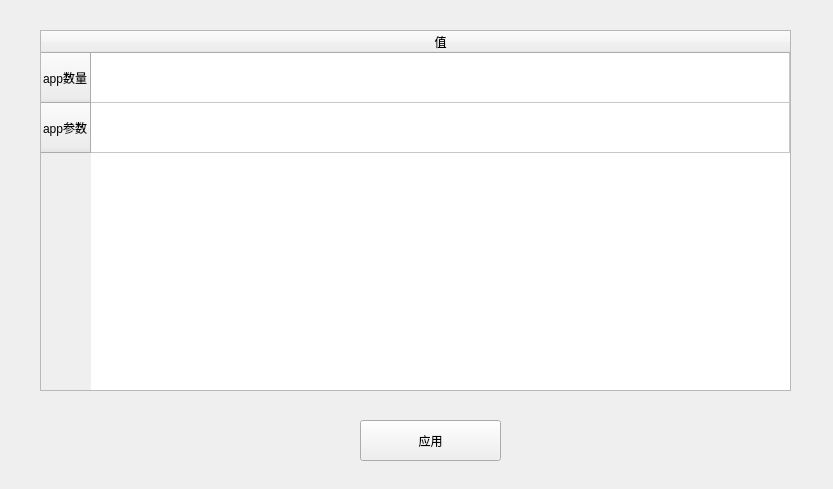
<?xml version="1.0" encoding="UTF-8"?>
<ui version="4.0">
 <class>Udp</class>
 <widget class="QDialog" name="Udp">
  <property name="geometry">
   <rect>
    <x>0</x>
    <y>0</y>
    <width>833</width>
    <height>489</height>
   </rect>
  </property>
  <property name="windowTitle">
   <string>Dialog</string>
  </property>
  <widget class="QPushButton" name="applyButton">
   <property name="geometry">
    <rect>
     <x>360</x>
     <y>420</y>
     <width>141</width>
     <height>41</height>
    </rect>
   </property>
   <property name="text">
    <string>应用</string>
   </property>
   <property name="autoDefault">
    <bool>false</bool>
   </property>
  </widget>
  <widget class="QTableWidget" name="tableWidget_netargs">
   <property name="geometry">
    <rect>
     <x>40</x>
     <y>30</y>
     <width>751</width>
     <height>361</height>
    </rect>
   </property>
   <property name="layoutDirection">
    <enum>Qt::LeftToRight</enum>
   </property>
   <property name="styleSheet">
    <string notr="true"/>
   </property>
   <property name="verticalScrollBarPolicy">
    <enum>Qt::ScrollBarAsNeeded</enum>
   </property>
   <attribute name="horizontalHeaderCascadingSectionResizes">
    <bool>false</bool>
   </attribute>
   <attribute name="horizontalHeaderDefaultSectionSize">
    <number>300</number>
   </attribute>
   <attribute name="horizontalHeaderHighlightSections">
    <bool>true</bool>
   </attribute>
   <attribute name="horizontalHeaderStretchLastSection">
    <bool>true</bool>
   </attribute>
   <attribute name="verticalHeaderDefaultSectionSize">
    <number>50</number>
   </attribute>
   <attribute name="verticalHeaderStretchLastSection">
    <bool>false</bool>
   </attribute>
   <row>
    <property name="text">
     <string>app数量</string>
    </property>
   </row>
   <row>
    <property name="text">
     <string>app参数</string>
    </property>
   </row>
   <column>
    <property name="text">
     <string>值</string>
    </property>
   </column>
   <item row="0" column="0">
    <property name="text">
     <string/>
    </property>
    <property name="textAlignment">
     <set>AlignCenter</set>
    </property>
   </item>
   <item row="1" column="0">
    <property name="text">
     <string/>
    </property>
    <property name="textAlignment">
     <set>AlignCenter</set>
    </property>
   </item>
  </widget>
 </widget>
 <resources/>
 <connections/>
</ui>
